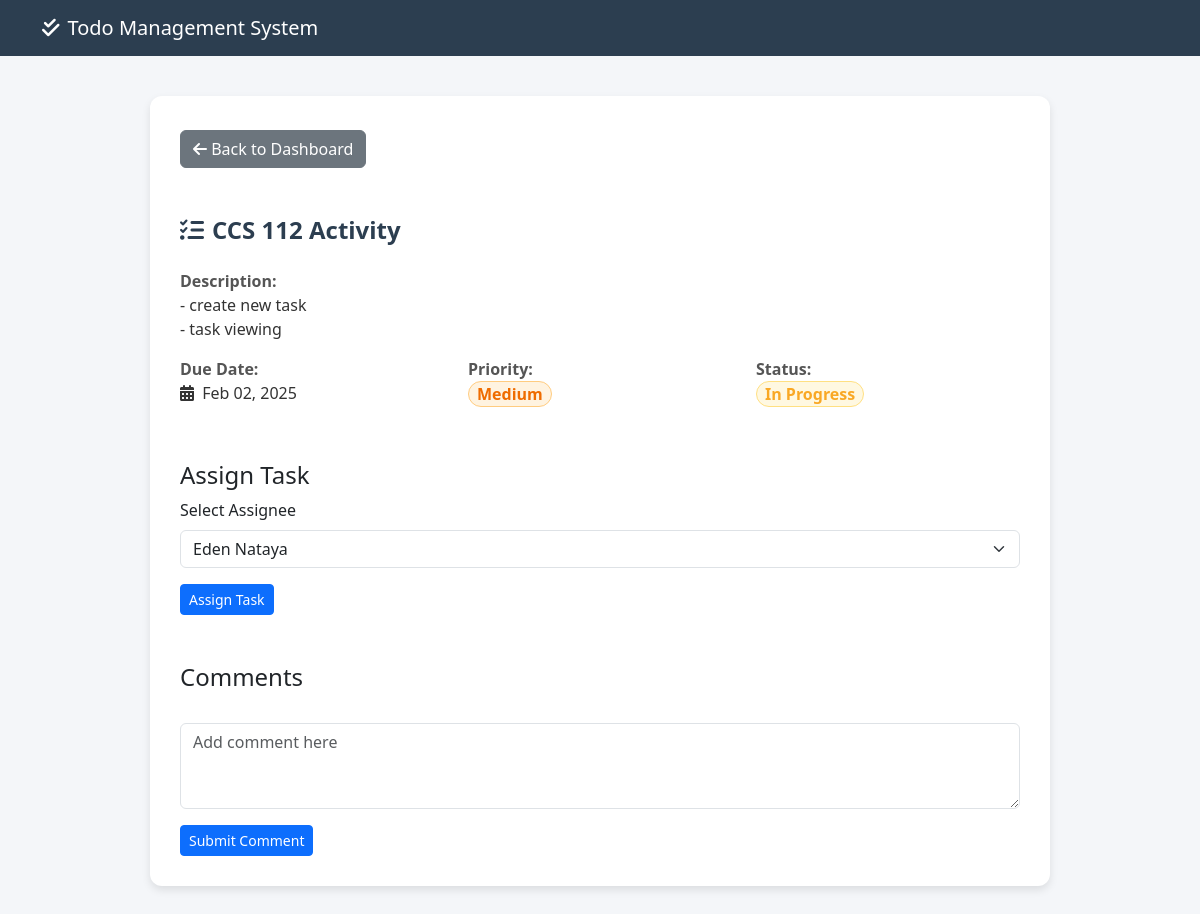
/view_task.php?id=2, run on an earlier commit of the app's database.
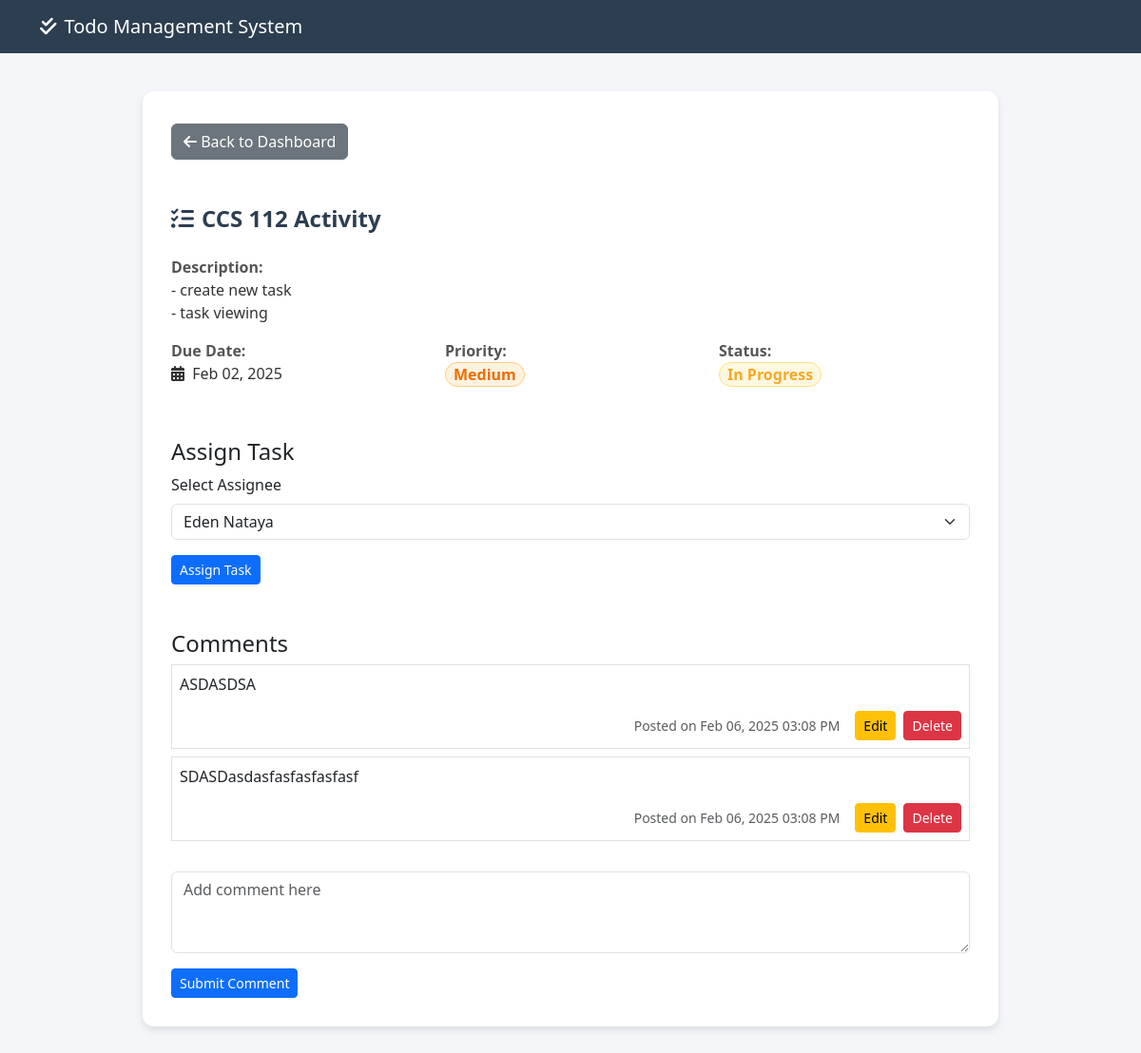
And on a later commit of the database.
### tables this page shows
CREATE TABLE `comments` (
  `id` int(11) NOT NULL,
  `task_id` int(11) NOT NULL,
  `comment` text NOT NULL,
  `created_at` timestamp NOT NULL DEFAULT current_timestamp(),
  `user_id` int(11) NOT NULL
);

### view_task.php (the view, shortened to what this page needs)
<?php
    include 'db_connect.php';
    $id = $_GET['id'];
    $query = "SELECT * FROM tasks WHERE id = $id";
    $result = mysqli_query($conn, $query);
    $task = mysqli_fetch_assoc($result);
    $comments_query = "SELECT * FROM comments WHERE task_id = $id ORDER BY created_at ASC";
    $comments_result = mysqli_query($conn, $comments_query);
    $users = [
        ['id' => 1, 'name' => 'Obrey Monter'],
        ['id' => 2, 'name' => 'Eden Nataya'],
        ['id' => 3, 'name' => 'Aila Niala'],
        ['id' => 4, 'name' => 'Niko Nositera'],
        ['id' => 5, 'name' => 'Prince Nuguid']
    ];
?>
<!DOCTYPE html>
<html lang="en">
<head>
    <link rel="stylesheet" href="https://cdn.jsdelivr.net/npm/bootstrap@5.3.0/dist/css/bootstrap.min.css">
    <link rel="stylesheet" href="https://cdnjs.cloudflare.com/ajax/libs/font-awesome/6.0.0/css/all.min.css">
</head>
<body>
    <nav class="navbar navbar-expand-lg navbar-dark">
        <div class="container">
            <a class="navbar-brand" href="index.php">
                <i class="fas fa-check-double me-2"></i>Todo Management System
            </a>
        </div>
    </nav>
    <div class="container">
        <div class="task-container">
            <a href="index.php" class="btn btn-secondary back-btn mt-1">
                <i class="fas fa-arrow-left"></i> Back to Dashboard
            </a>
            <br><br><br>
            <h1 class="task-title mb-4">
                <i class="fas fa-tasks me-2"></i><?php echo htmlspecialchars($task['title']); ?>
            </h1>
            <div class="mb-3">
                <span class="task-label">Description:</span>
                <p class="task-value"><?php echo nl2br(htmlspecialchars($task['description'])); ?></p>
            </div>
            <div class="row">
                <div class="col-md-4 mb-3">
                    <span class="task-label">Due Date:</span>
                    <p class="task-value"><i class="fas fa-calendar-alt me-1"></i>
                        <?php echo date('M d, Y', strtotime($task['due_date'])); ?>
                    </p>
                </div>
                <div class="col-md-4 mb-3">
                    <span class="task-label">Priority:</span><br>
                    <span class="badge priority-<?php echo strtolower($task['priority']); ?> p-2 pb-1 pt-1">
                        <?php echo $task['priority']; ?>
                    </span>
                </div>
                <div class="col-md-4 mb-3">
                    <span class="task-label">Status:</span><br>
                    <span class="badge status-<?php echo str_replace('_', '-', $task['status']); ?> p-2 pb-1 pt-1">
                        <?php echo ucwords(str_replace('_', ' ', $task['status'])); ?>
                    </span>
                </div>
            </div>
            <br>
            <h4>Assign Task</h4>
            <form action="" method="POST">
                <div class="mb-3">
                    <label for="assignee" class="form-label">Select Assignee</label>
                    <select class="form-select" id="assignee" name="assignee_id">
                        <?php foreach ($users as $user): ?>
                            <option value="<?php echo $user['id']; ?>" <?php echo $user['id'] == $task['assignee_id'] ? 'selected' : ''; ?>>
                                <?php echo $user['name']; ?>
                            </option>
                        <?php endforeach; ?>
                    </select>
                </div>
                <button type="submit" class="btn btn-primary btn-sm">Assign Task</button>
            </form>
            <br><br>
            <h4>Comments</h4>
            <div id="comments-section">
                <?php while ($comment = mysqli_fetch_assoc($comments_result)): ?>
                    <div class="comment border p-2 mb-2">
                        <p><?php echo nl2br(htmlspecialchars($comment['comment'])); ?></p>
                        <div class="d-flex justify-content-end align-items-center">
                            <small class="text-muted me-3">Posted on <?php echo date('M d, Y h:i A', strtotime($comment['created_at'])); ?></small>
                            <a href="edit_comment.php?id=<?php echo $comment['id']; ?>" class="btn btn-warning btn-sm me-2">Edit</a>
                            <a href="delete_comment.php?id=<?php echo $comment['id']; ?>" class="btn btn-danger btn-sm">Delete</a>
                        </div>
                    </div>
                <?php endwhile; ?>
            </div>
             <br>
            <form action="process_comment.php" method="POST">
                <div class="mb-3">
                    <textarea class="form-control" id="comment" name="comment" rows="3" placeholder="Add comment here" required></textarea>
                </div>
                <button type="submit" class="btn btn-primary btn-sm">Submit Comment</button>
            </form>
        </div>
    </div>
</body>
</html>

What changed in the data, as far as the page shows it:
added comments: comment "ASDASDSA", created_at "Feb 06, 2025 03:08 PM"
added comments: comment "SDASDasdasfasfasfasfasf", created_at "Feb 06, 2025 03:08 PM"
